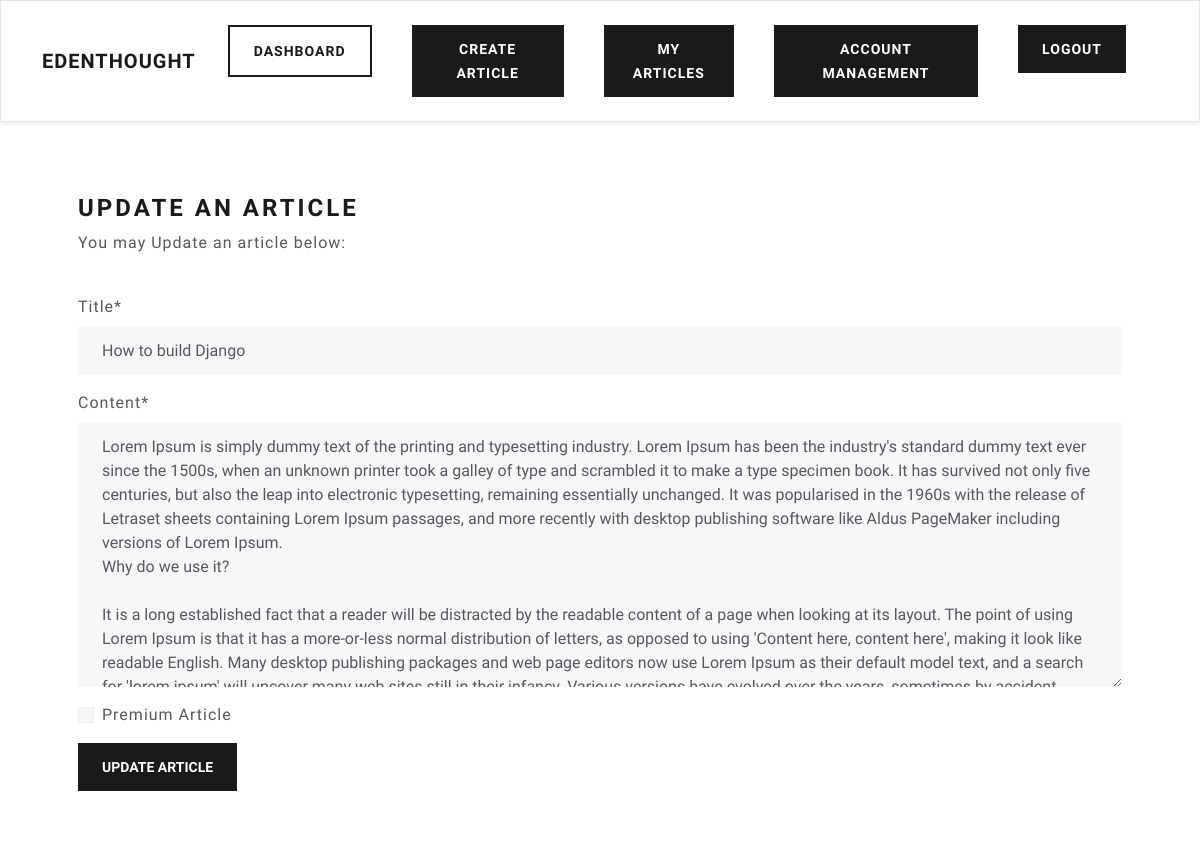
Page /writer/update-article/2/ (signed in) on the earlier database version.
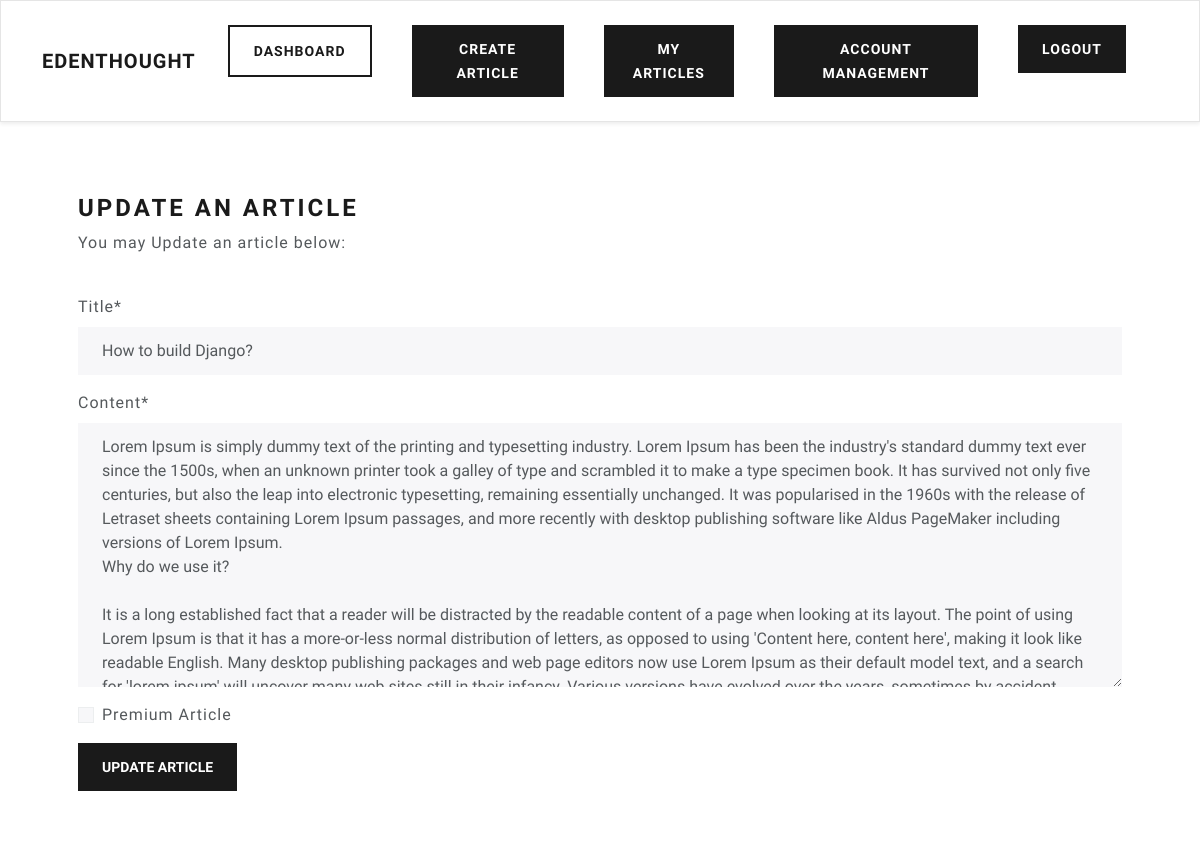
Same page on the later database version.
### writer/models.py (models this page shows, shortened)
class Article(models.Model):
    title = models.CharField(max_length=200)
    content = models.TextField(max_length=10000)
    date_posted = models.DateTimeField(auto_now_add=True)
    is_premium = models.BooleanField(default=False, verbose_name="Premium Article")
    user = models.ForeignKey(CustomUser, max_length=10 ,  on_delete=models.CASCADE, null=True)

### writer/views.py (the view)
# urls.py: path('update-article/<str:pk>/', views.update_article, name='update-article'),
@login_required(login_url='my-login')
def update_article(request, pk):
    try:
        article = Article.objects.get(id=pk, user=request.user)
    except:  # noqa: E722
        return redirect('my-articles')
    form = ArticleForm(instance=article)
    if request.method == 'POST':
        form = ArticleForm(request.POST, instance=article)
        if form.is_valid():
            form.save()
            return redirect('my-articles')
    context = {'UpdateArticleForm': form}
    return render(request, 'writer/update-article.html', context)

### writer/forms.py
class ArticleForm(ModelForm):
    class Meta:
        model = Article
        fields = ['title', 'content', 'is_premium',]

### writer/templates/writer/update-article.html (shortened to what this page needs)
{% extends 'writer/navbar.html' %}
{% load crispy_forms_tags %}
{% block content %}
<br>
<div class="container bg-white shadow-md p-5 form-layout">
    <h3> Update an article</h3>
    <p> You may Update an article below: </p>
    <br>
    <form method="POST" autocomplete="off">
        {{ UpdateArticleForm|crispy }}
        <button type="submit" class="btn btn-primary" value="Update Article">Update Article</button>
    </form>
</div>
{% endblock %}

Differences in the rows shown:
changed Article: title "How to build Django" → "How to build Django?"
